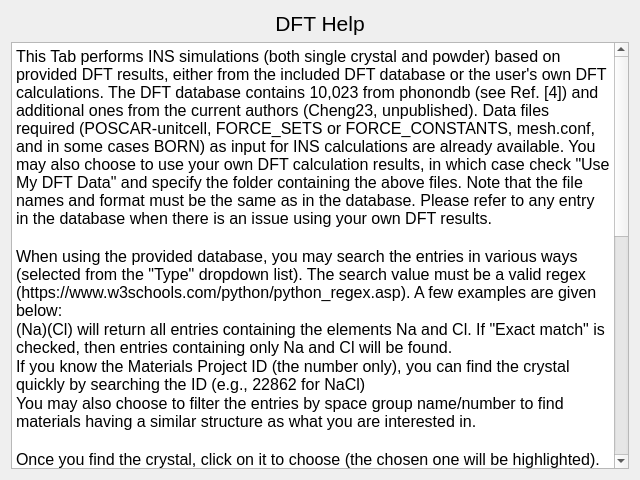
<?xml version="1.0" encoding="UTF-8"?>
<ui version="4.0">
 <class>Help_DFT</class>
 <widget class="QDialog" name="Help_DFT">
  <property name="geometry">
   <rect>
    <x>0</x>
    <y>0</y>
    <width>640</width>
    <height>480</height>
   </rect>
  </property>
  <property name="windowTitle">
   <string>Dialog</string>
  </property>
  <layout class="QVBoxLayout" name="verticalLayout">
   <item>
    <widget class="QLabel" name="label">
     <property name="text">
      <string>&lt;html&gt;&lt;head/&gt;&lt;body&gt;&lt;p align=&quot;center&quot;&gt;&lt;span style=&quot; font-size:16pt;&quot;&gt;DFT Help&lt;/span&gt;&lt;/p&gt;&lt;/body&gt;&lt;/html&gt;</string>
     </property>
    </widget>
   </item>
   <item>
    <widget class="QTextBrowser" name="textBrowser">
     <property name="html">
      <string>&lt;!DOCTYPE HTML PUBLIC &quot;-//W3C//DTD HTML 4.0//EN&quot; &quot;http://www.w3.org/TR/REC-html40/strict.dtd&quot;&gt;
&lt;html&gt;&lt;head&gt;&lt;meta name=&quot;qrichtext&quot; content=&quot;1&quot; /&gt;&lt;meta charset=&quot;utf-8&quot; /&gt;&lt;style type=&quot;text/css&quot;&gt;
p, li { white-space: pre-wrap; }
hr { height: 1px; border-width: 0; }
li.unchecked::marker { content: &quot;\2610&quot;; }
li.checked::marker { content: &quot;\2612&quot;; }
&lt;/style&gt;&lt;/head&gt;&lt;body style=&quot; font-family:'Segoe UI'; font-size:9pt; font-weight:400; font-style:normal;&quot;&gt;
&lt;p style=&quot; margin-top:0px; margin-bottom:0px; margin-left:0px; margin-right:0px; -qt-block-indent:0; text-indent:0px;&quot;&gt;&lt;span style=&quot; font-size:12pt;&quot;&gt;This Tab performs INS simulations (both single crystal and powder) based on provided DFT results, either from the included DFT database or the user's own DFT calculations. The DFT database contains 10,023 from phonondb (see Ref. [4]) and additional ones from the current authors (Cheng23, unpublished). Data files required (POSCAR-unitcell, FORCE_SETS or FORCE_CONSTANTS, mesh.conf, and in some cases BORN) as input for INS calculations are already available. You may also choose to use your own DFT calculation results, in which case check &amp;quot;Use My DFT Data&amp;quot; and specify the folder containing the above files. Note that the file names and format must be the same as in the database. Please refer to any entry in the database when there is an issue using your own DFT results.&lt;/span&gt;&lt;/p&gt;
&lt;p style=&quot;-qt-paragraph-type:empty; margin-top:0px; margin-bottom:0px; margin-left:0px; margin-right:0px; -qt-block-indent:0; text-indent:0px; font-size:12pt;&quot;&gt;&lt;br /&gt;&lt;/p&gt;
&lt;p style=&quot; margin-top:0px; margin-bottom:0px; margin-left:0px; margin-right:0px; -qt-block-indent:0; text-indent:0px;&quot;&gt;&lt;span style=&quot; font-size:12pt;&quot;&gt;When using the provided database, you may search the entries in various ways (selected from the &amp;quot;Type&amp;quot; dropdown list). The search value must be a valid regex (https://www.w3schools.com/python/python_regex.asp). A few examples are given below:&lt;/span&gt;&lt;/p&gt;
&lt;p style=&quot; margin-top:0px; margin-bottom:0px; margin-left:0px; margin-right:0px; -qt-block-indent:0; text-indent:0px;&quot;&gt;&lt;span style=&quot; font-size:12pt;&quot;&gt;(Na)(Cl) will return all entries containing the elements Na and Cl. If &amp;quot;Exact match&amp;quot; is checked, then entries containing only Na and Cl will be found.&lt;/span&gt;&lt;/p&gt;
&lt;p style=&quot; margin-top:0px; margin-bottom:0px; margin-left:0px; margin-right:0px; -qt-block-indent:0; text-indent:0px;&quot;&gt;&lt;span style=&quot; font-size:12pt;&quot;&gt;If you know the Materials Project ID (the number only), you can find the crystal quickly by searching the ID (e.g., 22862 for NaCl)&lt;/span&gt;&lt;/p&gt;
&lt;p style=&quot; margin-top:0px; margin-bottom:0px; margin-left:0px; margin-right:0px; -qt-block-indent:0; text-indent:0px;&quot;&gt;&lt;span style=&quot; font-size:12pt;&quot;&gt;You may also choose to filter the entries by space group name/number to find materials having a similar structure as what you are interested in.&lt;/span&gt;&lt;/p&gt;
&lt;p style=&quot;-qt-paragraph-type:empty; margin-top:0px; margin-bottom:0px; margin-left:0px; margin-right:0px; -qt-block-indent:0; text-indent:0px; font-size:12pt;&quot;&gt;&lt;br /&gt;&lt;/p&gt;
&lt;p style=&quot; margin-top:0px; margin-bottom:0px; margin-left:0px; margin-right:0px; -qt-block-indent:0; text-indent:0px;&quot;&gt;&lt;span style=&quot; font-size:12pt;&quot;&gt;Once you find the crystal, click on it to choose (the chosen one will be highlighted). Click &amp;quot;Load selected model&amp;quot; the copy the input files.&lt;/span&gt;&lt;/p&gt;
&lt;p style=&quot;-qt-paragraph-type:empty; margin-top:0px; margin-bottom:0px; margin-left:0px; margin-right:0px; -qt-block-indent:0; text-indent:0px; font-size:12pt;&quot;&gt;&lt;br /&gt;&lt;/p&gt;
&lt;p style=&quot; margin-top:0px; margin-bottom:0px; margin-left:0px; margin-right:0px; -qt-block-indent:0; text-indent:0px;&quot;&gt;&lt;span style=&quot; font-size:12pt;&quot;&gt;Step 2 is optional, but it is often convenient to view the crystal structure and check the phonon dispersion and DOS before the INS simulation. In some cases, negative frequencies (imaginary modes) exist, which could indicate insufficient modeling or actual instability of the structure. It is essential to be aware of this situation when interpreting the results.&lt;/span&gt;&lt;/p&gt;
&lt;p style=&quot;-qt-paragraph-type:empty; margin-top:0px; margin-bottom:0px; margin-left:0px; margin-right:0px; -qt-block-indent:0; text-indent:0px; font-size:12pt;&quot;&gt;&lt;br /&gt;&lt;/p&gt;
&lt;p style=&quot; margin-top:0px; margin-bottom:0px; margin-left:0px; margin-right:0px; -qt-block-indent:0; text-indent:0px;&quot;&gt;&lt;span style=&quot; font-size:12pt;&quot;&gt;Step 3: Set up INS simulation (Phonopy and OCLIMAX). This step generates a *.params file in the working directory. Detailed instructions can be found in the popup window (the help button within).&lt;/span&gt;&lt;/p&gt;
&lt;p style=&quot;-qt-paragraph-type:empty; margin-top:0px; margin-bottom:0px; margin-left:0px; margin-right:0px; -qt-block-indent:0; text-indent:0px; font-size:12pt;&quot;&gt;&lt;br /&gt;&lt;/p&gt;
&lt;p style=&quot; margin-top:0px; margin-bottom:0px; margin-left:0px; margin-right:0px; -qt-block-indent:0; text-indent:0px;&quot;&gt;&lt;span style=&quot; font-size:12pt;&quot;&gt;Step 4: Run INS simulation. Depending on the size/complexity of the calculation, the time needed to complete this step can vary significantly. Monitor the terminal output for progress. Generally speaking, the run time is determined by the size of the mesh.yaml in the working directory, as well as the requested quality of the calculation (number of  E and Q bins). As a rule of thumb, the size of the mesh.yaml file should be smaller than 1GB (in most cases on the order of 10~100MB), the number of E bins should be less than a few thousand for 1D spectra, and the number of E and Q bins should be less than a few hundred each for 2D spectra. When in doubt, it is recommended to start from a relatively coarse calculation and then gradually increase the quality to achieve convergence without making the run time unacceptably long.&lt;/span&gt;&lt;/p&gt;
&lt;p style=&quot;-qt-paragraph-type:empty; margin-top:0px; margin-bottom:0px; margin-left:0px; margin-right:0px; -qt-block-indent:0; text-indent:0px; font-size:12pt;&quot;&gt;&lt;br /&gt;&lt;/p&gt;
&lt;p style=&quot; margin-top:0px; margin-bottom:0px; margin-left:0px; margin-right:0px; -qt-block-indent:0; text-indent:0px;&quot;&gt;&lt;span style=&quot; font-size:12pt;&quot;&gt;Step 5: Plot the resulting spectra. For 2D spectra, you may make an interactive cross-section plot where 1D cuts along X and Y will be displayed following the cursor. You may open multiple plots simultaneously. Data files will have a time stamp in their names so they are not overwritten.&lt;/span&gt;&lt;/p&gt;&lt;/body&gt;&lt;/html&gt;</string>
     </property>
    </widget>
   </item>
  </layout>
 </widget>
 <resources/>
 <connections/>
</ui>
